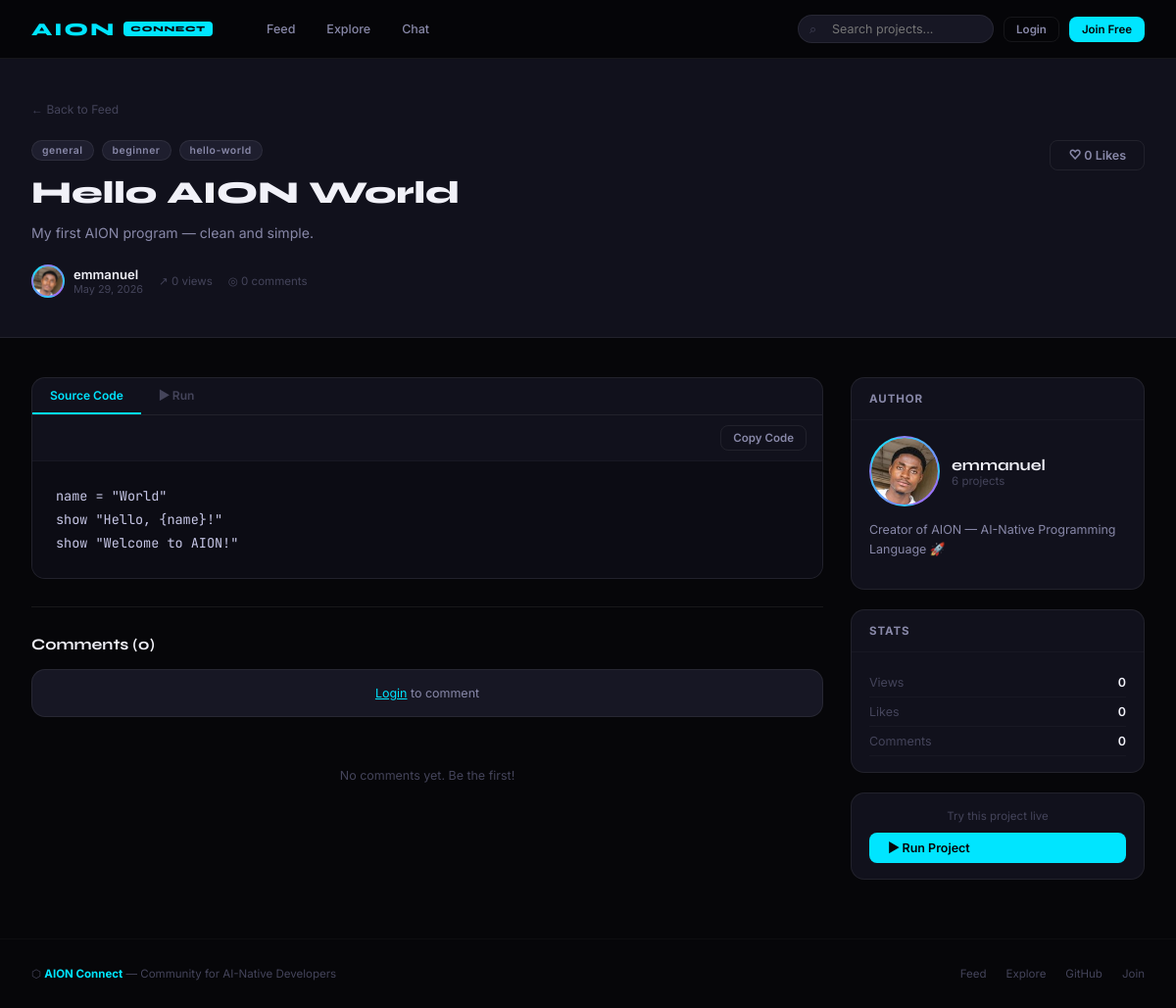
/project/1, run on an earlier commit of the app's database.
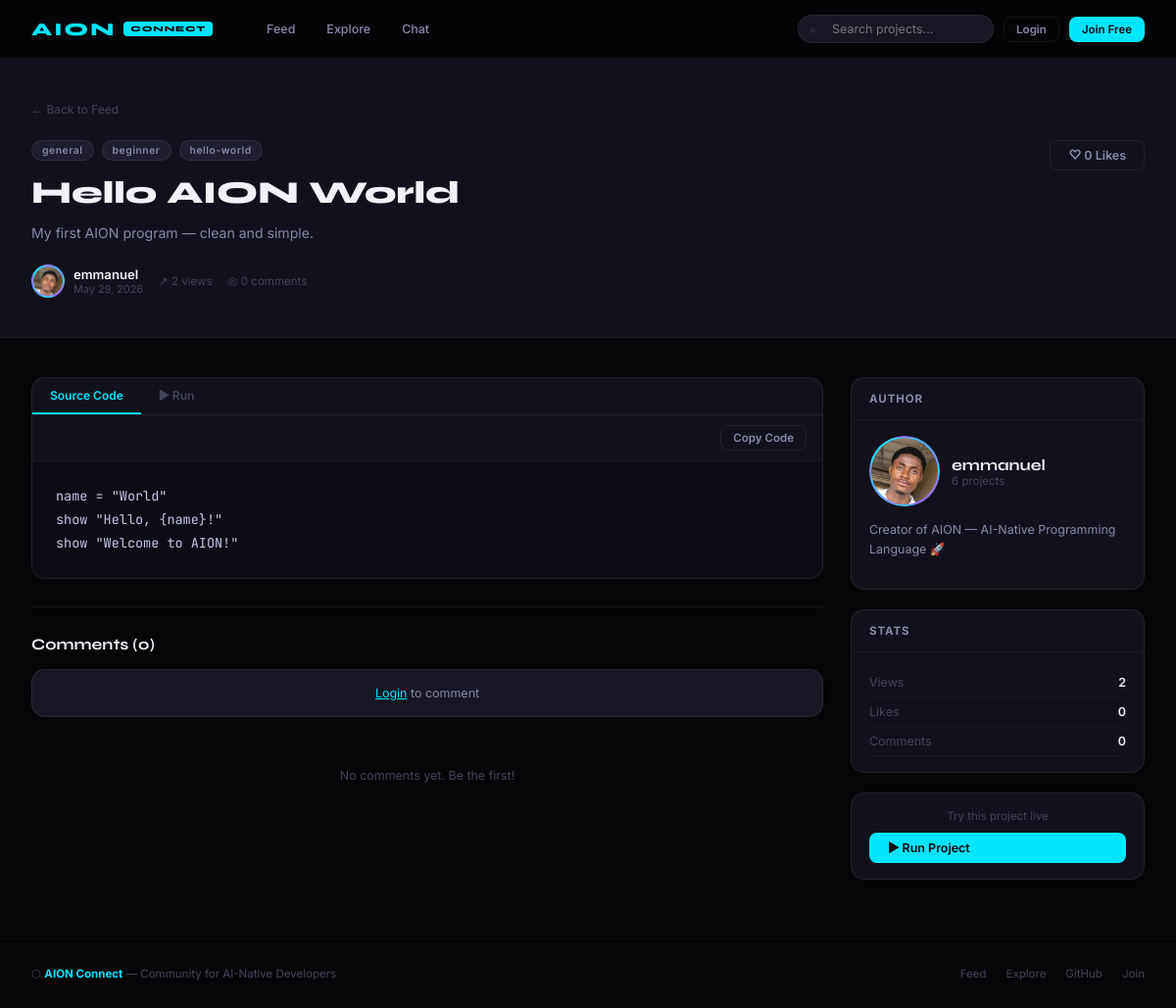
And on a later commit of the database.
### database.py (models this page shows, shortened)
class Project(db.Model):
    __tablename__ = "projects"
    id          = db.Column(db.Integer, primary_key=True)
    title       = db.Column(db.String(100), nullable=False)
    description = db.Column(db.String(500), default="")
    code        = db.Column(db.Text, nullable=False)
    category    = db.Column(db.String(30), default="general")
    tags        = db.Column(db.String(200), default="")
    views       = db.Column(db.Integer, default=0)
    created_at  = db.Column(db.DateTime, default=datetime.utcnow)
    updated_at  = db.Column(db.DateTime, default=datetime.utcnow,
                             onupdate=datetime.utcnow)
    user_id     = db.Column(db.Integer,
                             db.ForeignKey("users.id"),
                             nullable=False)
    comments = db.relationship("Comment", backref="project",
                                lazy=True, cascade="all, delete")
    likes    = db.relationship("Like", backref="project",
                                lazy=True, cascade="all, delete")
    @property
    def like_count(self):
        return len(self.likes)
    @property
    def comment_count(self):
        return len(self.comments)
    @property
    def tag_list(self):
        if not self.tags:
            return []
        return [t.strip() for t in self.tags.split(",") if t.strip()]

### app.py (the view)
@main.route("/project/<int:project_id>")
def project(project_id):
    p = Project.query.get_or_404(project_id)
    p.views += 1
    db.session.commit()
    comments = Comment.query.filter_by(
        project_id=project_id
    ).order_by(Comment.created_at.asc()).all()
    related = Project.query.filter(
        Project.category == p.category,
        Project.id != p.id
    ).order_by(Project.created_at.desc()).limit(4).all()
    liked = p.is_liked_by(current_user) \
        if current_user.is_authenticated else False
    return render_template("project.html",
        project=p,
        comments=comments,
        related=related,
        liked=liked
    )

### database.py (called while the page is built)
    @property
    def project_count(self):
        return len(self.projects)

### templates/project.html (shortened to what the changed rows need)
{% extends "base.html" %}
{% block content %}
<div class="project-hero">
<div class="container">
  <div style="display:flex;align-items:flex-start;
              justify-content:space-between;gap:24px;flex-wrap:wrap">
    <div style="flex:1;min-width:0">
      <div style="display:flex;gap:8px;flex-wrap:wrap;margin-bottom:14px">
        <span class="tag tag-{{ project.category }}">{{ project.category }}</span>
        {% for tag in project.tag_list %}
        <a href="/explore?tag={{ tag }}" class="tag tag-general">{{ tag }}</a>
        {% endfor %}
      </div>
      <h1 style="font-family:var(--font-ui);font-size:2rem;
                 font-weight:800;color:var(--text0);line-height:1.2;
                 margin-bottom:10px">
        {{ project.title }}
      </h1>
      <p style="font-size:0.88rem;color:var(--text1);
                line-height:1.7;max-width:600px;margin-bottom:20px;
                font-family:var(--font-body)">
        {{ project.description or 'No description provided.' }}
      </p>
      <div style="display:flex;align-items:center;gap:16px;flex-wrap:wrap">
        <a href="/profile/{{ project.author.username }}"
           style="display:flex;align-items:center;gap:9px;
                  text-decoration:none;color:var(--text1);font-size:0.82rem;
                  font-family:var(--font-body)">
          <div class="avatar" style="overflow:hidden;padding:0">
          </div>
          <div>
            <div style="color:var(--text0);font-weight:600">
              {{ project.author.username }}
            </div>
            <div style="font-size:0.68rem;color:var(--text2)">
              {{ project.created_at.strftime('%b %d, %Y') }}
            </div>
          </div>
        </a>
        <span class="stat">↗ {{ project.views }} views</span>
        <span class="stat">◎ {{ project.comment_count }} comments</span>
      </div>
    </div>
  </div>
</div>
</div>
<div class="page">
<div class="container">
  <div style="display:grid;grid-template-columns:1fr 300px;gap:28px">
    <div>
      <div style="background:var(--bg2);border:1px solid var(--border2);
                  border-radius:var(--radius-lg);overflow:hidden;margin-bottom:28px">
        <div id="tab-code">
          <div style="display:flex;justify-content:flex-end;
                      padding:10px 16px;background:var(--bg2);
                      border-bottom:1px solid var(--border)">
            <button class="btn btn-ghost btn-sm" onclick="copyCode()">
            </button>
          </div>
          <div class="code-block" id="code-block"
               style="border:none;border-radius:0;margin:0">{{ project.code }}</div>
        </div>
      </div>
      <div>
        <h2 style="font-family:var(--font-ui);font-size:1rem;
                   font-weight:700;color:var(--text0);margin-bottom:16px">
          Comments ({{ project.comment_count }})
        </h2>
      </div>
    </div>
    <div>
      <div class="sidebar-card">
        <div class="sidebar-card-body">
          {% for label, val in [
            ('Views', project.views),
            ('Likes', project.like_count),
            ('Comments', project.comment_count)
          ] %}
          <div style="display:flex;justify-content:space-between;
                      padding:7px 0;border-bottom:1px solid var(--border);
                      font-size:0.78rem;font-family:var(--font-body)">
            <span style="color:var(--text2)">{{ label }}</span>
            <span style="color:var(--text0);font-weight:600">{{ val }}</span>
          </div>
          {% endfor %}
        </div>
      </div>
    </div>
  </div>
</div>
</div>
{% endblock %}

What changed in the data, as far as the page shows it:
changed Project "Hello AION World": views "0" → "2"
Also different on the page:
new list line: "Views 2"
list line gone: "Views 0"
